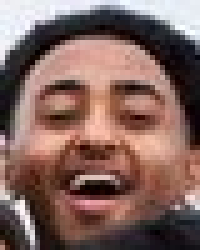
#> input picture search.jpg, 40 x 50 px (shown 5 times larger)
$ jupyter execute faceMatching.ipynb
#> lines starting #> are read from the running program, lines starting #| are printed output that depends on the picture; after the words box and inside, x2 and y2 are one past the last pixel; in counts of white or black regions, pixels touching at a corner belong together; long printed decimals are rounded
[cell 1]
import cv2 as cv

[cell 2]
# load images,template and search image

[cell 3]
search = cv.imread("search.jpg",1)
#> search is the input picture: shape (50, 40, 3); mean B, G, R 94.4, 100.7, 129.9
template = cv.imread("template.jpg",1)
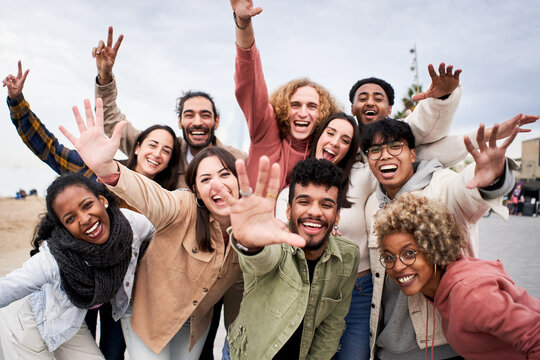
#> input picture template.jpg, 540 x 360 px
#> template is the input picture: shape (360, 540, 3); mean B, G, R 144.6, 149.2, 168

if search is None and template is None:
    print("no image found")
else:
    #get widht and Height of search image
    h,w = search.shape[0],search.shape[1]
#> h = 50; w = 40

    #Applying Match template
    result = cv.matchTemplate(template,search,cv.TM_CCOEFF_NORMED)
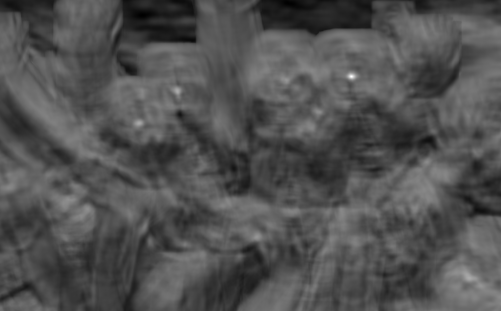
#> result: shape (311, 501) float32; min -0.434, max 0.996, mean 0.0239; drawn with min black and max white

    #get min,max and ninLoc and maxLoc location
    min,max,minLoc,maxLoc = cv.minMaxLoc(result)
#> min = -0.434; max = 0.996; minLoc = (142, 15); maxLoc = (351, 76)

    print(min,max,minLoc,maxLoc)
#| -0.4342 0.9959 (142, 15) (351, 76)

    topRight = maxLoc
#> topRight = (351, 76)
    bottomRight = (topRight[0]+w ,topRight[1]+h)
#> bottomRight = (391, 126)

    #create the rectangle
    cv.rectangle(template,topRight,bottomRight,(0,225,0),2)
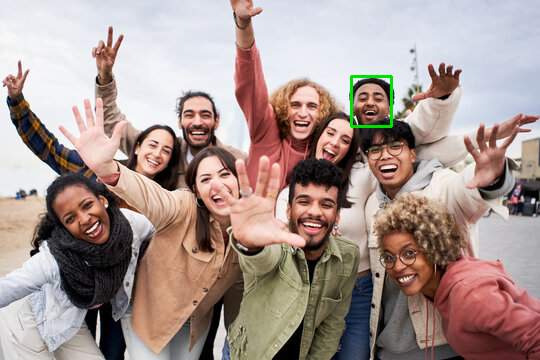
#> template: shape (360, 540, 3); 0.28% of pixels changed, all inside (x1, y1, x2, y2) = (350, 75, 393, 128)

    resize = cv.resize(template,(700,600))
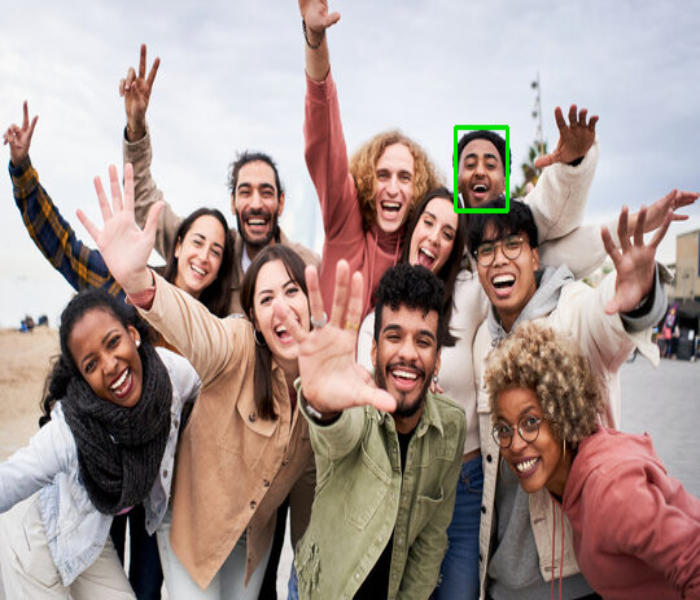
#> resize: shape (600, 700, 3); mean B, G, R 144.2, 149.4, 167.5
    cv.imshow("Match",resize)

    cv.waitKey(0)
    cv.destroyAllWindows()
